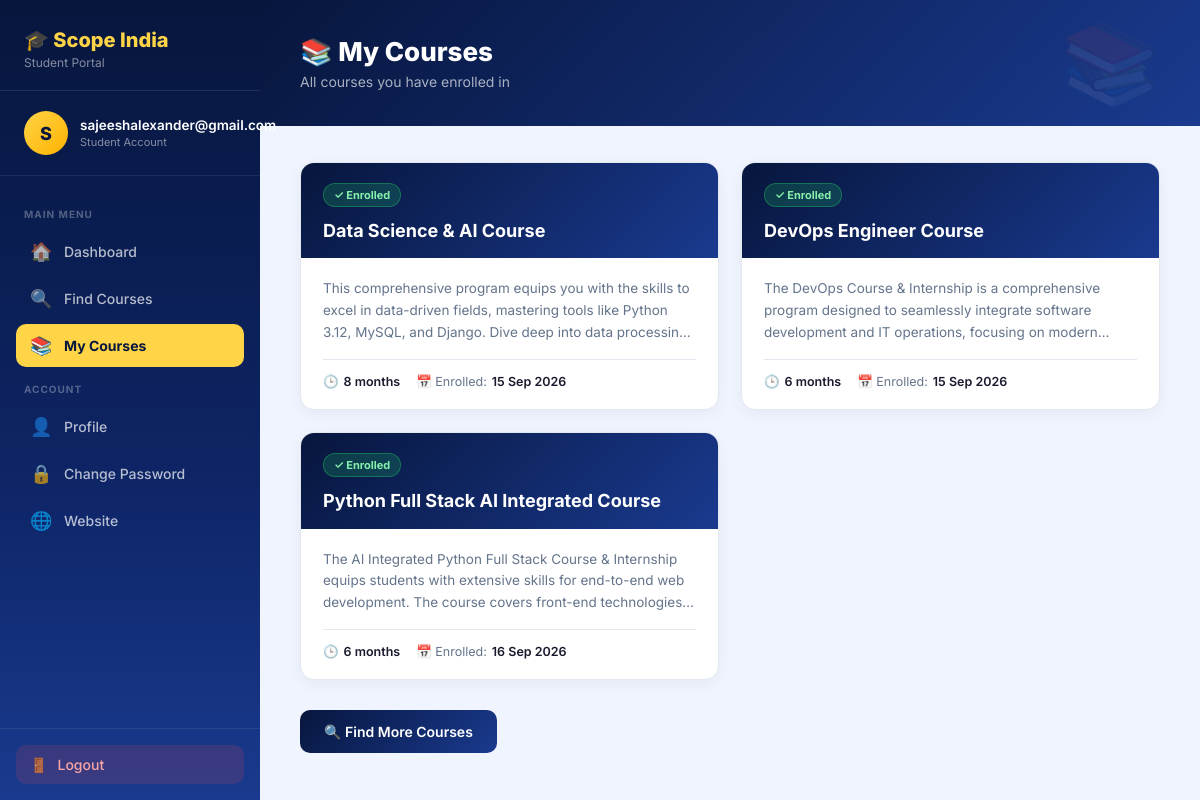
Screenshot of /student/picked-courses/ (signed in) with the database file from the repository.
### StudentLogin/models.py (models this page shows, shortened)
class PickedCourse(models.Model):
    student = models.ForeignKey(
        StudentAccount,
        on_delete=models.CASCADE,
        related_name="picked_courses"
    )
    course = models.ForeignKey(
        CourseList,
        on_delete=models.PROTECT,
        related_name="picked_by_students"
    )
    signed_up_date = models.DateTimeField(auto_now_add=True)
    class Meta:
        constraints = [
            models.UniqueConstraint(
                fields=["student", "course"],
                name="unique_student_course"
            )
        ]

### Courses/models.py (models this page shows, shortened)
class CourseList(models.Model):
    course_name = models.CharField(max_length=100)
    course_duration = models.CharField(max_length=100)
    course_description = models.TextField()
    course_syllabus = models.ManyToManyField(
        Syllabus,
        blank=True,
        related_name="courses"
    )

### StudentLogin/views.py (the view)
# urls.py: path("picked-courses/",views.picked_courses,name="picked_courses"),
@login_required(login_url="student_login")
def picked_courses(request):
    student_account = request.user.student_account
    courses = PickedCourse.objects.filter(
        student=student_account
    ).select_related("course")
    return render(request, "pages/picked_courses.html", {
        "courses": courses,
    })

### templates/pages/picked_courses.html (shortened to what this page needs)
<!DOCTYPE html>
<html lang="en">
<head>
</head>
<body>
    <aside class="sidebar" id="sidebar">
        <div class="sidebar-brand">
            <h2>🎓 Scope India</h2>
            <p>Student Portal</p>
        </div>
        <div class="sidebar-user">
            <div class="user-avatar">{{ request.user.username|first|upper }}</div>
            <div class="user-info">
                <h3>{{ request.user.username }}</h3>
                <p>Student Account</p>
            </div>
        </div>
        <nav class="sidebar-nav">
            <span class="nav-label">Main Menu</span>
            <a href="{% url 'student_dashboard' %}" class="nav-link"><span class="nav-icon">🏠</span> Dashboard</a>
            <a href="{% url 'course_search' %}"     class="nav-link"><span class="nav-icon">🔍</span> Find Courses</a>
            <a href="{% url 'picked_courses' %}"    class="nav-link active"><span class="nav-icon">📚</span> My Courses</a>
            <span class="nav-label">Account</span>
            <a href="{% url 'student_profile' %}"  class="nav-link"><span class="nav-icon">👤</span> Profile</a>
            <a href="{% url 'change_password' %}"  class="nav-link"><span class="nav-icon">🔒</span> Change Password</a>
            <a href="{% url 'home' %}"              class="nav-link"><span class="nav-icon">🌐</span> Website</a>
        </nav>
        <div class="sidebar-footer">
            <a href="{% url 'student_logout' %}" class="logout-btn"><span>🚪</span> Logout</a>
        </div>
    </aside>
    <main class="main">
        <div class="page-header">
            <h1>📚 My Courses</h1>
            <p>All courses you have enrolled in</p>
        </div>
        <div class="content">
            {% if courses %}
                <div class="course-grid">
                    {% for picked_course in courses %}
                    <div class="course-card">
                        <div class="course-card-top">
                            <span class="course-badge">✓ Enrolled</span>
                            <h2 class="course-name">{{ picked_course.course.course_name }}</h2>
                        </div>
                        <div class="course-card-body">
                            <p class="course-desc">
                                {{ picked_course.course.course_description|default:"No description available." }}
                            </p>
                            <div class="course-meta">
                                <span class="meta-item">
                                    🕒 <strong>{{ picked_course.course.course_duration }}</strong>
                                </span>
                                <span class="meta-item">
                                    📅 Enrolled: <strong>{{ picked_course.signed_up_date|date:"d M Y" }}</strong>
                                </span>
                            </div>
                        </div>
                    </div>
                    {% endfor %}
                </div>
                <a href="{% url 'course_search' %}" class="find-more">
                    🔍 Find More Courses
                </a>
            {% endif %}
        </div>
    </main>
</body>
</html>

### rows the page displays
PickedCourse: course.course_name "Data Science & AI Course", course.course_description "This comprehensive program equips you with the skills to excel in data-driven fields, mastering tools like Python 3.12, MySQL, and Django. Dive deep into data…", course.course_duration "8 months", signed_up_date "15 Sep 2026"
PickedCourse: course.course_name "DevOps Engineer Course", course.course_description "The DevOps Course & Internship is a comprehensive program designed to seamlessly integrate software development and IT operations, focusing on…", course.course_duration "6 months", signed_up_date "15 Sep 2026"
PickedCourse: course.course_name "Python Full Stack AI Integrated Course", course.course_description "The AI Integrated Python Full Stack Course & Internship equips students with extensive skills for end-to-end web development. The course covers front-end…", course.course_duration "6 months", signed_up_date "16 Sep 2026"

### other values shown
{{ request.user.username|first|upper }} "S"
{{ request.user.username }} "sajeeshalexander@gmail.com"
